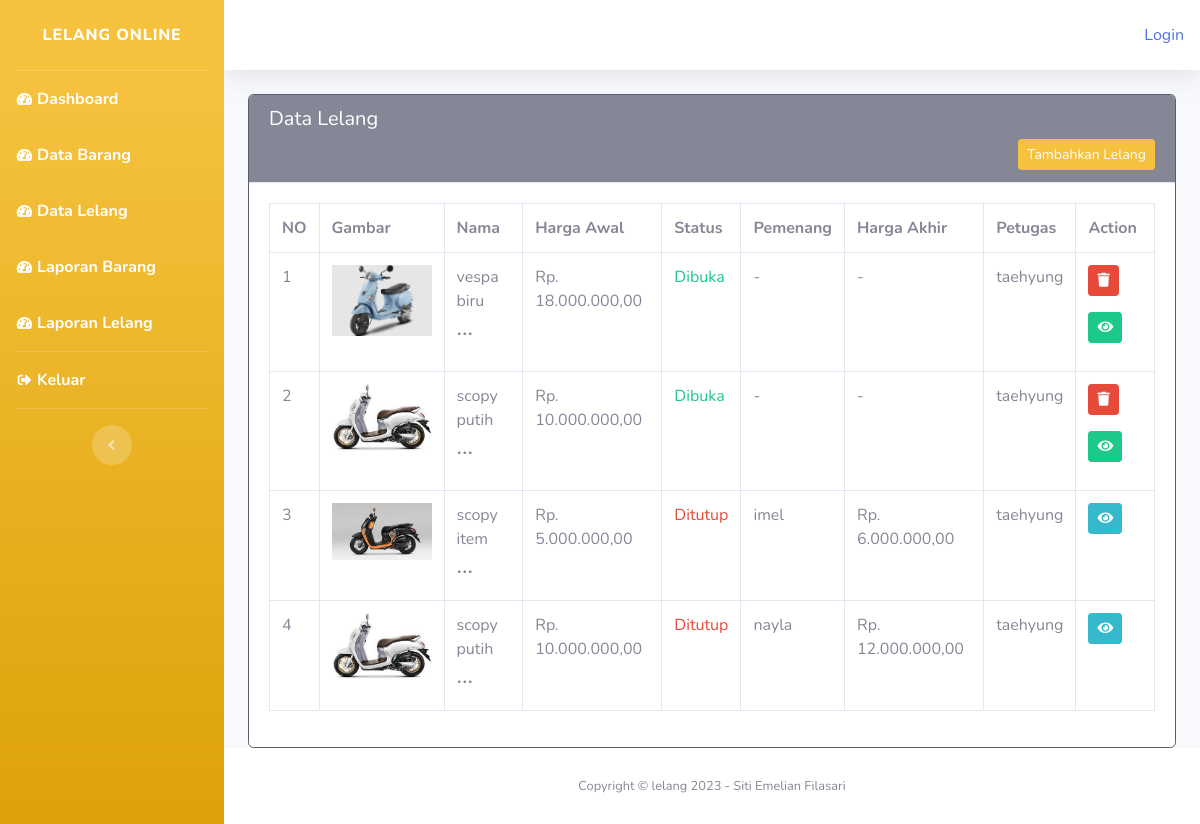
The app's page /index.php/petugas/data_lelang with its own data.
### tables this page shows
CREATE TABLE `tb_lelang` (
  `id_lelang` int(10) UNSIGNED NOT NULL,
  `id_barang` int(10) UNSIGNED NOT NULL,
  `tgl_lelang` datetime NOT NULL,
  `harga_akhir` int(20) UNSIGNED DEFAULT NULL,
  `id_petugas` int(10) UNSIGNED NOT NULL,
  `status` enum('dibuka','ditutup') NOT NULL,
  `pemenang` varchar(100) DEFAULT NULL
);

CREATE TABLE `tb_barang` (
  `id_barang` int(11) UNSIGNED NOT NULL,
  `nama_barang` varchar(25) NOT NULL,
  `gambar` varchar(255) NOT NULL,
  `tgl` date NOT NULL,
  `harga_awal` int(20) UNSIGNED NOT NULL,
  `deskripsi_barang` varchar(100) NOT NULL,
  `status_barang` tinyint(1) NOT NULL DEFAULT 0
);

CREATE TABLE `tb_petugas` (
  `id_petugas` int(10) UNSIGNED NOT NULL,
  `nama_petugas` varchar(25) NOT NULL,
  `username` varchar(25) NOT NULL,
  `password` varchar(96) NOT NULL,
  `id_level` int(11) UNSIGNED NOT NULL
);

### application/controllers/petugas/Data_lelang.php (called while the page is built, shortened)
<?php
class Data_lelang extends CI_Controller
{
	function __construct()
	{
		$this->load->model('Barang_model');
		$this->load->model('Lelang_model');
	}
	public function index()
	{
		$args['auctions'] = $this->Lelang_model->all();
		$this->load->view('templates_admin/header', $args);
		$this->load->view('templates_admin/sidebar_petugas', $args);
		$this->load->view('petugas/data_lelang/data_lelang', $args);
		$this->load->view('templates_admin/footer');
	}
}

### index.php (called while the page is built, shortened)
<?php
require_once BASEPATH.'core/CodeIgniter.php';

### application/models/Lelang_model.php (called while the page is built, shortened)
<?php
class Lelang_model extends CI_Model
{
	public function all()
	{
		return $this->db->order_by('id_lelang', 'desc')
			->join('tb_barang', 'tb_barang.id_barang=tb_lelang.id_barang', 'inner')
			->join('tb_petugas', 'tb_petugas.id_petugas=.tb_lelang.id_petugas', 'inner')
			->get('tb_lelang')->result_object();
	}
}

### application/views/petugas/data_lelang/data_lelang.php (the view, shortened to what this page needs)
<div class="container">
	<div class="row">
		<div class="col-md-12">
			<div class="card border-dark">
            <div class="card-header bg-secondary text-white">
			<h5>Data Lelang<h5>
			<a href="<?php echo base_url('petugas/data_lelang/create') ?>"
			class="btn btn-sm btn-warning float-right">Tambahkan Lelang</a>
			</div>
			<div class="card-body">
			<div class="table-responsive">
				<table class="table table-hover table-bordered">
					<tr>
						<th>NO</th>
						<th>Gambar</th>
                        <th>Nama</th>
						<th>Harga Awal</th>
						<th>Status</th>
						<th>Pemenang</th>
						<th>Harga Akhir</th>
						<th>Petugas</th>
						<th>Action</th>
					</tr>
					<?php $i = 1;
					foreach ($auctions as $auction) : ?>
						<tr>
							<td><?php echo $i; ?></td>
							<td>
								<img src="<?= base_url() . '/assets/images/barang/' . $auction->gambar ?>"
								width="100">
							</td>
							<td><?php echo $auction->nama_barang; ?><h4>...</h4></td>
							<td>Rp. <?= number_format($auction->harga_awal, 2, ',', '.'); ?></td>
							<td>
								<?php if ($auction->status == 'ditutup') :?>
									<div class="text-danger">Ditutup</div>
									<?php else:?>
										<div class="text-success">Dibuka</div>
								<?php endif;?>
							</td>
								<td>
								<?php if ($auction->pemenang == null) : ?>
										-
									<?php else : ?>
										<?= $auction->pemenang?>
									<?php endif; ?>
								</td>
								<td>
										<?php if ($auction->harga_akhir == null) : ?>
											-
										<?php else : ?>
											Rp. <?= number_format($auction->harga_akhir, 2, ',', '.') ?>
									<?php endif; ?>
								</td>
							<td><?= $auction->nama_petugas ?></td>
							<td>
								<?php if (empty($auction->status == 'ditutup')) : ?>
								<button onclick="hapusAdmin('<?= base_url('petugas/Data_Lelang/delete/' . $auction->id_lelang) ?>')"
								class="btn btn-danger btn-sm mb-3"><i class="fas fa-trash"></i></button>
								<?= anchor('petugas/Data_lelang/view/' . $auction->id_lelang,
								'<div class="btn btn-success btn-sm mb-3"><i class="fas fa-eye"></i></div>') ?>
								<?php else : ?>
								<?= anchor('petugas/Data_lelang/view/' . $auction->id_lelang,
								'<div class="btn btn-info btn-sm mb-3"><i class="fas fa-eye"></i></div>') ?>
								<?php endif; ?>
							</td>
						</tr>
					<?php $i++;
					endforeach; ?>
				</table>
				</div></div>
			</div>
		</div>
	</div>
</div>
</div>

### application/views/templates_admin/header.php (shortened to what this page needs)
<!DOCTYPE html>
<html lang="en">
<head>
    <link href="<?= base_url() ?>assets/vendor/fontawesome-free/css/all.min.css" rel="stylesheet" type="text/css">
    <link href="<?= base_url() ?>assets/css/sb-admin-2.css" rel="stylesheet">
</head>

### application/views/templates_admin/sidebar_petugas.php (shortened to what this page needs)
<body id="page-top">
    <div id="wrapper">
        <ul class="navbar-nav bg-gradient-warning sidebar sidebar-dark accordion" id="accordionSidebar">
            <a class="sidebar-brand d-flex align-items-center justify-content-center" href="">
                <div class="sidebar-brand-text mx-2">Lelang Online</div>
            </a>
            <hr class="sidebar-divider my-0">
            <li class="nav-item active ">
                <a class="nav-link" href="<?= base_url('petugas/petugas'); ?>">
                    <i class="fas fa-fw fa-tachometer-alt"></i>Dashboard
                </a>
            </li>
            <li class="nav-item active ">
                <a class="nav-link" href="<?= base_url('petugas/Data_barang'); ?>">
                    <i class="fas fa-fw fa-tachometer-alt"></i>Data Barang
                </a>
            </li>
            <li class="nav-item active ">
                <a class="nav-link" href="<?= base_url('petugas/Data_lelang'); ?>">
                    <i class="fas fa-fw fa-tachometer-alt"></i>Data Lelang
                </a>
            </li>
             <li class="nav-item active ">
                <a class="nav-link" href="<?= base_url('petugas/laporan_barang'); ?>">
                    <i class="fas fa-fw fa-tachometer-alt"></i>Laporan Barang
                </a>
            </li>
            <li class="nav-item active ">
                <a class="nav-link" href="<?= base_url('petugas/laporan'); ?>">
                    <i class="fas fa-fw fa-tachometer-alt"></i>Laporan Lelang
                </a>
            </li>
            <hr class="sidebar-divider my-0">
            <li class="nav-item active">
                <a class="nav-link" onclick="Keluar('<?= base_url('auth/logout'); ?>')">
                    <i class="fas fa-fw fa-sign-out-alt"></i>Keluar
                </a>
            </li>
            <hr class="sidebar-divider d-none d-md-block">
            <div class="text-center d-none d-md-inline">
                <button class="rounded-circle border-0" id="sidebarToggle"></button>
            </div>
        </ul>
        <div id="content-wrapper" class="d-flex flex-column">
            <div id="content">
                <nav class="navbar navbar-expand navbar-light bg-white topbar mb-4 static-top shadow">
                    <ul class="navbar-nav ml-auto">
                        <ul class="na navbar-nav navbar-right">
                            <?php if ($this->session->userdata('username')) { ?>
                                <li>
                                    <div>selamat datang <?= $this->session->userdata('username') ?> </div>
                                </li>
                                <div class="topbar-divider d-none d-sm-block"></div>
                                <li class="ml-2"><?= anchor('auth/logout', 'Logout'); ?></li>
                            <?php } else { ?>
                                <li class="ml-2"><?= anchor('auth/login', 'Login'); ?></li>
                            <?php } ?>
                        </ul>
                    </ul>
                </nav>

### application/views/templates_admin/footer.php (shortened to what this page needs)
<footer class="sticky-footer bg-white">
    <div class="container my-auto">
        <div class="copyright text-center my-auto">
            <span>Copyright &copy; lelang <?= date('Y'); ?> - </span>Siti Emelian Filasari
        </div>
    </div>
</footer>
</div>
</div>
</body>
</html>

### records on screen
tb_lelang: id_barang.gambar (picture), id_barang.nama_barang "vespa biru", id_barang.harga_awal "18.000.000,00", status "Dibuka", id_petugas.nama_petugas "taehyung"
tb_lelang: id_barang.gambar (picture), id_barang.nama_barang "scopy putih", id_barang.harga_awal "10.000.000,00", status "Dibuka", id_petugas.nama_petugas "taehyung"
tb_lelang: id_barang.gambar (picture), id_barang.nama_barang "scopy item", id_barang.harga_awal "5.000.000,00", status "Ditutup", pemenang "imel", harga_akhir "6.000.000,00", id_petugas.nama_petugas "taehyung"
tb_lelang: id_barang.gambar (picture), id_barang.nama_barang "scopy putih", id_barang.harga_awal "10.000.000,00", status "Ditutup", pemenang "nayla", harga_akhir "12.000.000,00", id_petugas.nama_petugas "taehyung"

### other values on screen
anchor('auth/login', 'Login') "Login"
